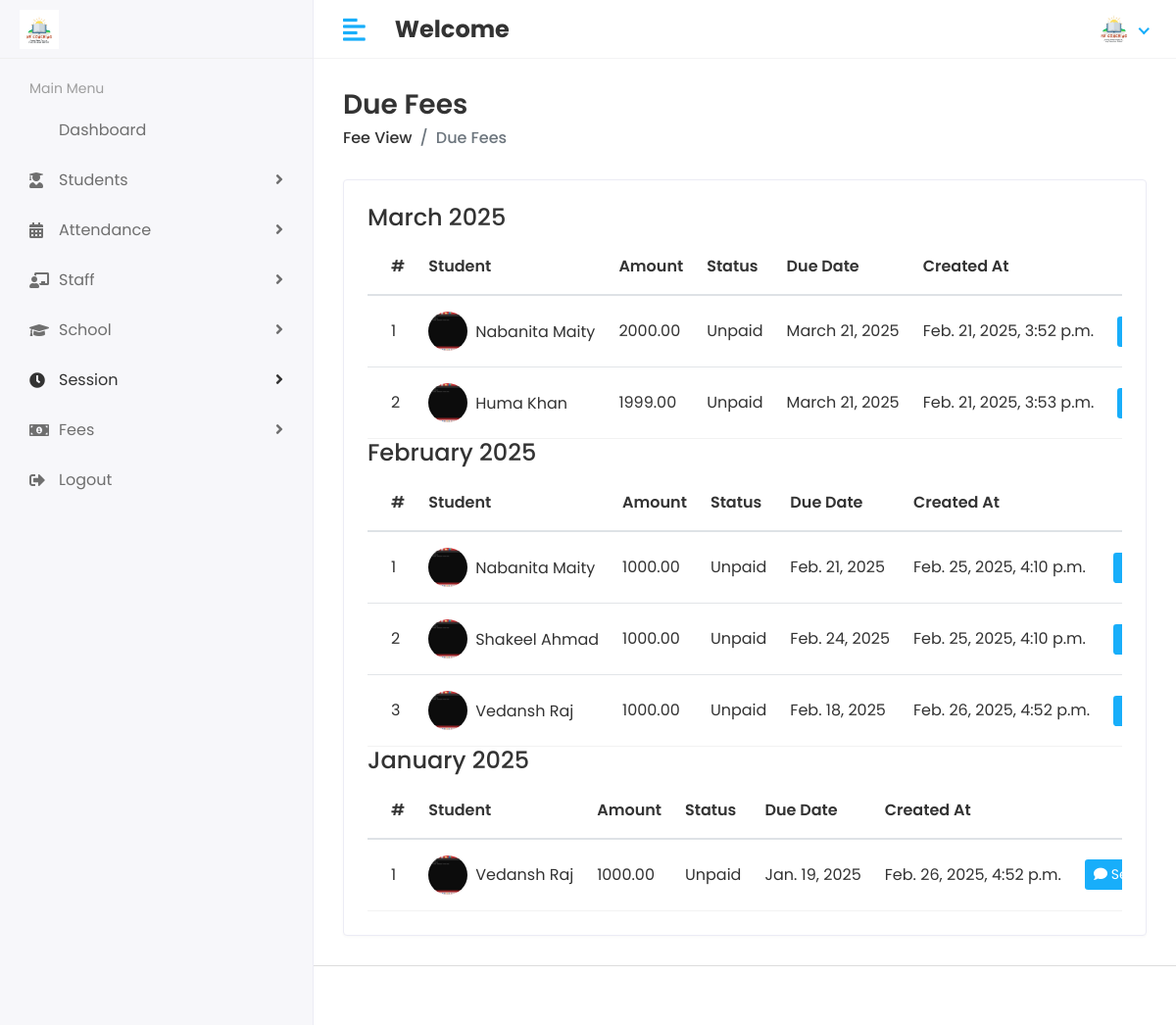
The app's page /fees/view_due_fees/ (signed in), older data.
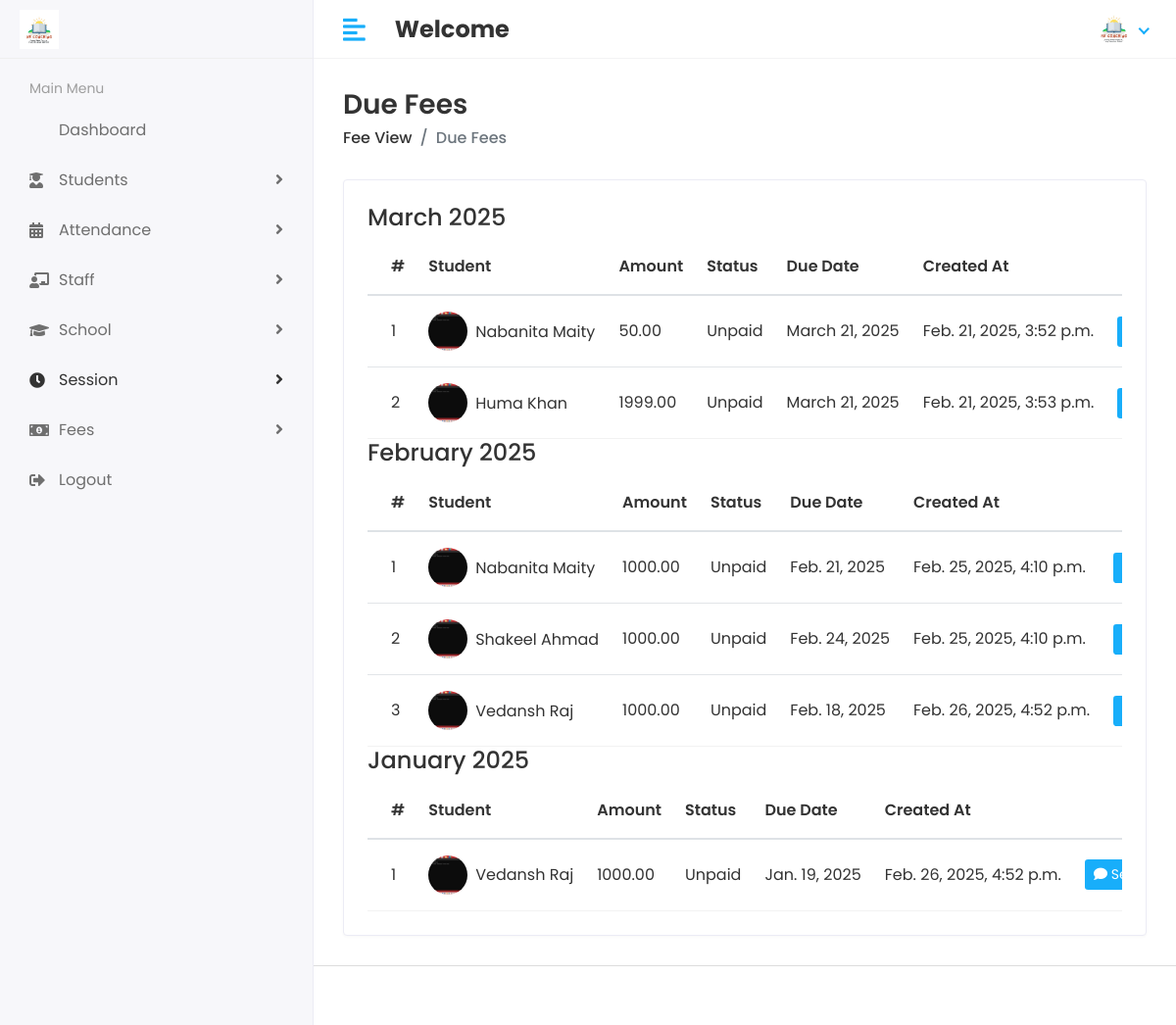
The same page, newer data.
### app/models.py (models this page shows, shortened)
class Fee(models.Model):
    student = models.ForeignKey('Student', on_delete=models.CASCADE, related_name='fees')
    amount = models.DecimalField(max_digits=10, decimal_places=2)
    is_paid = models.BooleanField(default=False)
    created_at = models.DateTimeField(auto_now_add=True)
    updated_at = models.DateTimeField(auto_now=True)
    due_date = models.DateField(null=True, blank=True)  # Allow null and blank values
    class Meta:
        get_latest_by = 'created_at'

class Student(models.Model):
    admin = models.OneToOneField(CustomUser, on_delete=models.CASCADE)
    address = models.TextField()
    gender = models.CharField(max_length=100)
    session_year_id = models.ForeignKey(Session_Year, on_delete=models.DO_NOTHING)
    join_data = models.CharField(max_length=100)
    mobile_number = models.CharField(max_length=20)
    created_at = models.DateTimeField(auto_now_add=True)
    updated_at = models.DateTimeField(auto_now=True)
    school = models.ForeignKey(School, on_delete=models.CASCADE, related_name='students')

class CustomUser(AbstractUser):
    USER = (
        (1, 'HOD'),
        (2, 'STAFF'),
        (3, 'STUDENT'),
    )
    user_type = models.CharField(choices=USER, max_length=50, default=1)
    profile_pic = models.ImageField(upload_to='media/profile_pic')

### student_management_project/Hod_views.py (the view)
# urls.py: path('fees/view_due_fees/', Hod_views.VIEW_DUE_FEES, name='view_due_fees'),
@login_required(login_url='/')
def VIEW_DUE_FEES(request):
    today = date.today()
    due_date_threshold = today + timedelta(days=7)
    fees_due_soon = Fee.objects.filter(due_date__lte=due_date_threshold, is_paid=False)
    fees_by_month = defaultdict(list)
    for fee in fees_due_soon:
        month = fee.due_date.strftime('%B %Y')
        fees_by_month[month].append(fee)
    fees_by_month = dict(fees_by_month)
    context = {
        'fees_by_month': fees_by_month,
    }
    return render(request, 'Hod/due_fees.html', context)

### templates/Hod/due_fees.html (shortened to what this page needs)
{% extends 'base.html' %}
{% block content %}
<div class="page-header">
    <div class="row align-items-center">
        <div class="col">
            <h3 class="page-title">Due Fees</h3>
            <ul class="breadcrumb">
                <li class="breadcrumb-item"><a href="{% url 'fee_list' %}">Fee View</a></li>
                <li class="breadcrumb-item active">Due Fees</li>
            </ul>
        </div>
    </div>
</div>
<div class="row">
    <div class="col-sm-12">
        <div class="card card-table">
            <div class="card-body">
                {% if fees_by_month %}
                <div class="table-responsive">
                    {% for month, fees in fees_by_month.items %}
                    <h4>{{ month }}</h4>
                    <table class="table table-hover table-center mb-0">
                        <thead>
                            <tr>
                                <th>#</th>
                                <th>Student</th>
                                <th>Amount</th>
                                <th>Status</th>
                                <th>Due Date</th>
                                <th>Created At</th>
                                <th class="text-right">Action</th>
                            </tr>
                        </thead>
                        <tbody>
                            {% for fee in fees %}
                            <tr>
                                <td>{{ forloop.counter }}</td>
                                <td>
                                    <h2 class="table-avatar">
                                        <a href="{% url 'student_profile' fee.student.id %}" class="avatar avatar-sm mr-2">
                                            <img class="avatar-img rounded-circle" src="/{{ fee.student.admin.profile_pic }}" alt="User Image">
                                        </a>
                                        <a href="{% url 'student_profile' fee.student.id %}">{{ fee.student.admin.first_name }} {{ fee.student.admin.last_name }}</a>
                                    </h2>
                                </td>
                                <td>{{ fee.amount }}</td>
                                <td>{{ fee.is_paid|yesno:"Paid,Unpaid" }}</td>
                                <td>{{ fee.due_date }}</td>
                                <td>{{ fee.created_at }}</td>
                                <td class="text-right">
                                    <a href="https://wa.me/{{ fee.student.mobile_number }}?text=Dear {{ fee.student.admin.first_name }} {{ fee.student.admin.last_name }}, your fee of amount {{ fee.amount }} is due on {{ fee.due_date }}. Please make the payment at your earliest convenience." target="_blank" class="btn btn-sm bg-success-light mr-2">
                                        <i class="fas fa-comment"></i> Send WhatsApp
                                    </a>
                                </td>
                            </tr>
                            {% endfor %}
                        </tbody>
                    </table>
                    {% endfor %}
                </div>
                {% else %}
                <h4 class="text-center text-red">No Data</h4>
                {% endif %}
            </div>
        </div>
    </div>
</div>
{% endblock %}

Row changes from the older to the newer data that the page shows:
changed Fee "Feb. 21, 2025, 3:52 p.m.": amount "2000.00" → "50.00"
